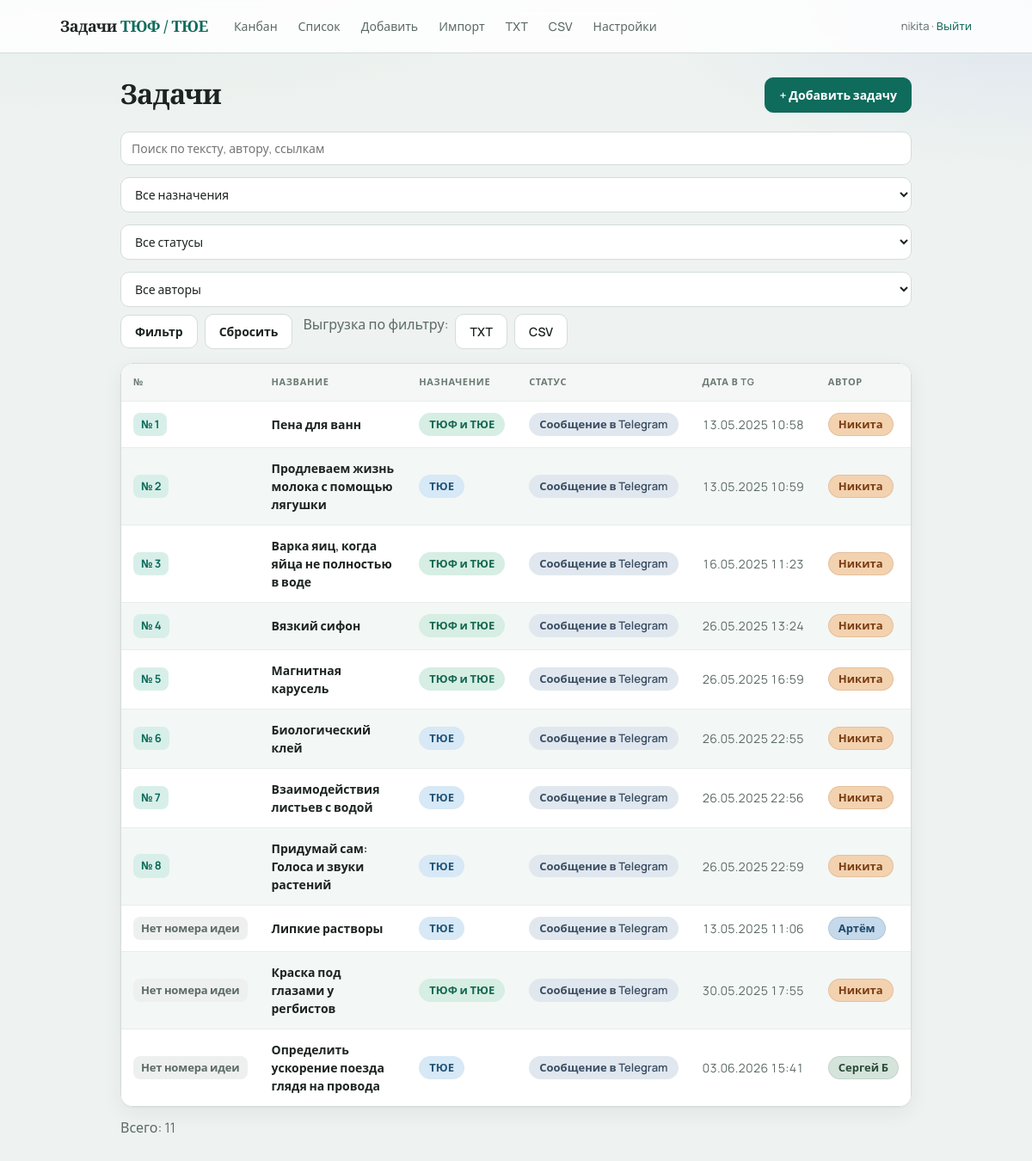
Page / (signed in) on the earlier database version.
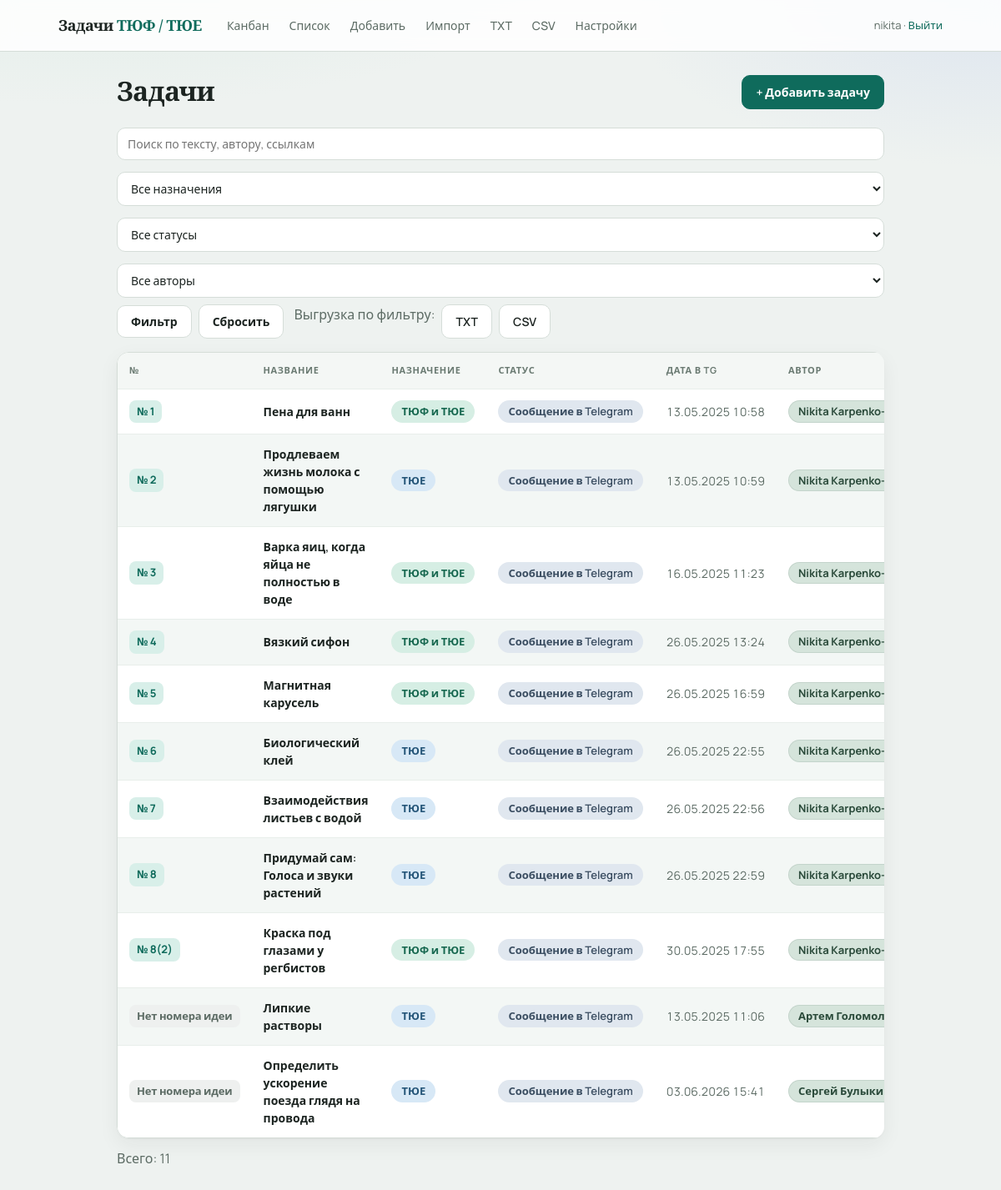
Same page on the later database version.
### app/models.py (models this page shows)
class Task(Base):
    __tablename__ = "tasks"
    id = Column(Integer, primary_key=True, autoincrement=True)
    idea_number = Column(Integer, nullable=True, index=True)
    title = Column(String(500), nullable=True)
    condition = Column(Text, nullable=True)
    formulirovka = Column(Text, nullable=True)
    itogovaya_formulirovka = Column(Text, nullable=True)
    author = Column(String(100), nullable=True)
    naznachenie = Column(String(50), nullable=True)
    status = Column(String(50), default="tg", index=True)
    proverena = Column(String(20), nullable=True)
    archived = Column(Boolean, default=False, nullable=False)
    video_url = Column(String(1000), nullable=True)
    tags = Column(String(500), nullable=True)
    sources = Column(Text, nullable=True)
    telegram_url = Column(String(1000), nullable=True)
    telegram_datetime = Column(DateTime, nullable=False)
    answer_options = Column(Text, nullable=True)
    turnir = Column(String(20), nullable=True)
    turnir_year = Column(Integer, nullable=True)
    task_number = Column(Integer, nullable=True)
    etap_kk = Column(String(20), nullable=True)
    created_at = Column(DateTime, default=datetime.utcnow)
    updated_at = Column(DateTime, default=datetime.utcnow, onupdate=datetime.utcnow)
    comments = relationship(
        "Comment", back_populates="task", cascade="all, delete-orphan", order_by="Comment.created_at"
    )
    history = relationship(
        "TaskHistory",
        back_populates="task",
        cascade="all, delete-orphan",
        order_by="TaskHistory.created_at.desc()",
    )
    attachments = relationship(
        "Attachment",
        back_populates="task",
        cascade="all, delete-orphan",
        order_by="Attachment.created_at",
    )

### app/routes.py (the view)
@router.get("/", response_class=HTMLResponse)
def task_list(
    request: Request,
    db: Session = Depends(get_db),
    q: str = Query(None),
    naznachenie: str = Query(None),
    status: str = Query(None),
    author: str = Query(None),
    sort: str = Query(None),
    order: str = Query(None),
):
    user = login_required(request)
    if not user:
        return RedirectResponse("/login", status_code=303)
    author_filter = (author or "").strip() or None
    query = _filter_tasks(db, q, naznachenie, status, author_filter)
    sort_key = (sort or "").strip().lower()
    order_key = (order or "").strip().lower()
    if order_key not in ("asc", "desc"):
        order_key = "desc"
    if sort_key == "tg":
        query = query.order_by(None)
        if order_key == "asc":
            query = query.order_by(Task.telegram_datetime.asc(), Task.id.asc())
        else:
            query = query.order_by(Task.telegram_datetime.desc(), Task.id.desc())
        active_order = order_key
    else:
        sort_key = ""
        active_order = ""
    tasks = query.all()
    attach_idea_occurrences(db, tasks)
    if not sort_key:
        tasks = _sort_tasks_by_idea_display(tasks)
    return templates.TemplateResponse(
        request,
        "list.html",
        {
            "user": user,
            "tasks": tasks,
            "q": q or "",
            "naznachenie": naznachenie or "",
            "status_filter": status or "",
            "author_filter": author_filter or "",
            "authors": _author_suggestions(db),
            "sort": sort_key,
            "order": active_order,
            "naznachenie_labels": NAZNACHENIE_LABELS,
            "status_labels": STATUS_LABELS,
            "format_igraetsya": format_igraetsya,
            "format_idea_label": format_idea_label,
        },
    )

### app/templates/list.html (shortened to what this page needs)
{% extends "base.html" %}
{% block content %}
{% set qs_base = 'q=' ~ (q|urlencode) ~ '&naznachenie=' ~ (naznachenie|urlencode) ~ '&status=' ~ (status_filter|urlencode) ~ '&author=' ~ (author_filter|urlencode) %}
{% if sort == 'tg' and order == 'asc' %}
  {% set tg_next_order = 'desc' %}
  {% set tg_arrow = '↑' %}
{% elif sort == 'tg' %}
  {% set tg_next_order = 'asc' %}
  {% set tg_arrow = '↓' %}
{% else %}
  {% set tg_next_order = 'desc' %}
  {% set tg_arrow = '' %}
{% endif %}
<div class="page-header">
  <h1>Задачи</h1>
  <a class="btn primary" href="/new">+ Добавить задачу</a>
</div>
<form class="filters" method="get">
  <input type="search" name="q" value="{{ q }}" placeholder="Поиск по тексту, автору, ссылкам">
  <select name="naznachenie">
    <option value="">Все назначения</option>
  </select>
  <select name="status">
    <option value="">Все статусы</option>
  </select>
  <select name="author">
    <option value="">Все авторы</option>
  </select>
  <button type="submit" class="btn secondary">Фильтр</button>
  <a href="/" class="btn secondary">Сбросить</a>
  <span class="filters-export muted">Выгрузка по фильтру:</span>
  <a class="btn secondary" href="/export/txt?{{ qs_base }}">TXT</a>
  <a class="btn secondary" href="/export/csv?{{ qs_base }}">CSV</a>
</form>
{% if tasks %}
<div class="table-wrap">
<table class="table table-tasks">
  <thead>
    <tr>
      <th>№</th>
      <th>Название</th>
      <th>Назначение</th>
      <th>Статус</th>
      <th>
        <a class="th-sort {% if sort == 'tg' %}is-active{% endif %}"
           href="/?{{ qs_base }}&sort=tg&order={{ tg_next_order }}"
           title="Сортировать по дате в Telegram">
          Дата в TG
        </a>
      </th>
      <th>Автор</th>
    </tr>
  </thead>
  <tbody>
    {% for task in tasks %}
    <tr onclick="window.location='/tasks/{{ task.id }}'" class="clickable {% if task.status == 'archived' or task.archived %}row-archived{% endif %}">
      <td>
        <span class="idea-badge {% if task.idea_number is none %}idea-badge-empty{% endif %}">
          {{ format_idea_label(task) }}
        </span>
      </td>
      <td>
        <span class="task-title">{{ task.title or 'Без названия' }}</span>
      </td>
      <td>
        <span class="board-chip board-{{ task.naznachenie or 'none' }}">
          {{ naznachenie_labels.get(task.naznachenie or '', '—') }}
        </span>
      </td>
      <td>
        <span class="status-pill status-{{ status_pill_class(task.status) }}">
          {{ status_labels.get(task.status, task.status) }}
        </span>
        {% set ig = format_igraetsya(task) %}
      </td>
      <td class="task-date">{{ task.telegram_datetime.strftime('%d.%m.%Y %H:%M') }}</td>
      <td>
        {% if task.author %}
        <span class="author-pill author-{{ author_pill_class(task.author) }}">{{ task.author }}</span>
        {% else %}
        <span class="muted">—</span>
        {% endif %}
      </td>
    </tr>
    {% endfor %}
  </tbody>
</table>
</div>
<p class="muted table-count">Всего: {{ tasks|length }}</p>
{% else %}
<p class="empty">Задач пока нет. <a href="/new">Добавить первую</a></p>
{% endif %}
{% endblock %}

### app/templates/base.html (shortened to what this page needs)
<!DOCTYPE html>
<html lang="ru">
<head>
  <link rel="stylesheet" href="/static/style.css?v=17">
</head>
<body>
  {% if user %}
  <header class="header">
    <div class="header-inner">
      <a href="/kanban" class="logo">Задачи <span>ТЮФ / ТЮЕ</span></a>
      <nav>
        <a href="/kanban">Канбан</a>
        <a href="/">Список</a>
        <a href="/new">Добавить</a>
        <a href="/import">Импорт</a>
        <a href="/export/txt" title="Полная выгрузка">TXT</a>
        <a href="/export/csv" title="Полная выгрузка">CSV</a>
        <a href="/settings">Настройки</a>
      </nav>
      <div class="user">{{ user }} · <a href="/logout">Выйти</a></div>
    </div>
  </header>
  {% endif %}
  <main class="{% block main_class %}container{% endblock %}">
    {% block content %}{% endblock %}
  </main>
</body>
</html>

Differences in the rows shown:
changed Task "Пена для ванн": author "Никита" → "Nikita…"
changed Task "Продлеваем жизнь молока с помощью лягушки": author "Никита" → "Nikita…"
changed Task "Варка яиц, когда яйца не полностью в воде": author "Никита" → "Nikita…"
changed Task "Вязкий сифон": author "Никита" → "Nikita…"
changed Task "Магнитная карусель": author "Никита" → "Nikita…"
changed Task "Биологический клей": author "Никита" → "Nikita…"
changed Task "Взаимодействия листьев с водой": author "Никита" → "Nikita…"
changed Task "Придумай сам: Голоса и звуки растений": author "Никита" → "Nikita…"
changed Task "Краска под глазами у регбистов": idea_number "Нет номера идеи" → "№ 8(2)"; author "Никита" → "Nikita…"; moves up the list
changed Task "Липкие растворы": author "Артём" → "Артем…"
changed Task "Определить ускорение поезда глядя на провода": author "Сергей Б" → "Сергей…"
